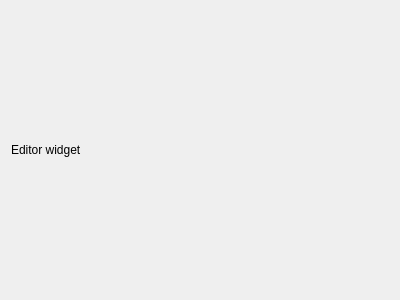
<ui version="4.0" >
 <class>EditWidget</class>
 <widget class="QWidget" name="EditWidget" >
  <property name="geometry" >
   <rect>
    <x>0</x>
    <y>0</y>
    <width>400</width>
    <height>300</height>
   </rect>
  </property>
  <property name="sizePolicy" >
   <sizepolicy vsizetype="Fixed" hsizetype="Preferred" >
    <horstretch>0</horstretch>
    <verstretch>0</verstretch>
   </sizepolicy>
  </property>
  <property name="windowTitle" >
   <string>Form</string>
  </property>
  <layout class="QGridLayout" name="gridLayout" >
   <item row="0" column="0" >
    <widget class="QLabel" name="label" >
     <property name="text" >
      <string>Editor widget</string>
     </property>
    </widget>
   </item>
  </layout>
 </widget>
 <resources/>
 <connections/>
</ui>
